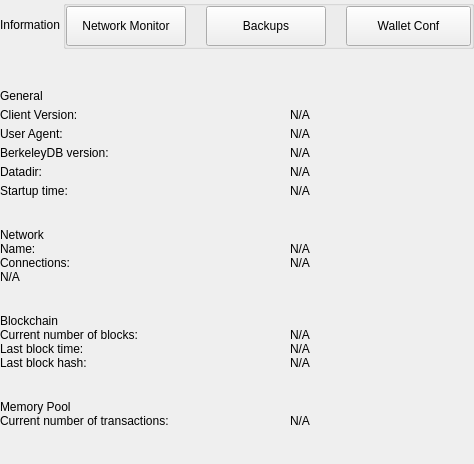
<?xml version="1.0" encoding="UTF-8"?>
<ui version="4.0">
 <class>SettingsInformationWidget</class>
 <widget class="QWidget" name="SettingsInformationWidget">
  <property name="geometry">
   <rect>
    <x>0</x>
    <y>0</y>
    <width>474</width>
    <height>464</height>
   </rect>
  </property>
  <property name="windowTitle">
   <string>Form</string>
  </property>
  <layout class="QVBoxLayout" name="verticalLayout">
   <property name="spacing">
    <number>0</number>
   </property>
   <property name="leftMargin">
    <number>0</number>
   </property>
   <property name="topMargin">
    <number>0</number>
   </property>
   <property name="rightMargin">
    <number>0</number>
   </property>
   <property name="bottomMargin">
    <number>0</number>
   </property>
   <item>
    <widget class="QWidget" name="left" native="true">
     <layout class="QVBoxLayout" name="verticalLayout_3">
      <property name="leftMargin">
       <number>0</number>
      </property>
      <property name="topMargin">
       <number>0</number>
      </property>
      <property name="rightMargin">
       <number>0</number>
      </property>
      <property name="bottomMargin">
       <number>0</number>
      </property>
      <item>
       <layout class="QVBoxLayout" name="verticalLayout_2">
        <property name="spacing">
         <number>0</number>
        </property>
        <item>
         <layout class="QHBoxLayout" name="horizontalLayout_3">
          <property name="spacing">
           <number>0</number>
          </property>
          <item>
           <widget class="QLabel" name="labelTitle">
            <property name="text">
             <string>Information</string>
            </property>
           </widget>
          </item>
          <item>
           <spacer name="horizontalSpacer">
            <property name="orientation">
             <enum>Qt::Horizontal</enum>
            </property>
            <property name="sizeHint" stdset="0">
             <size>
              <width>40</width>
              <height>20</height>
             </size>
            </property>
           </spacer>
          </item>
          <item>
           <widget class="QGroupBox" name="groupBox">
            <property name="title">
             <string/>
            </property>
            <layout class="QHBoxLayout" name="horizontalLayout_4">
             <property name="spacing">
              <number>20</number>
             </property>
             <property name="leftMargin">
              <number>0</number>
             </property>
             <property name="topMargin">
              <number>0</number>
             </property>
             <property name="rightMargin">
              <number>0</number>
             </property>
             <property name="bottomMargin">
              <number>0</number>
             </property>
             <item>
              <widget class="QPushButton" name="pushButtonNetworkMonitor">
               <property name="minimumSize">
                <size>
                 <width>120</width>
                 <height>40</height>
                </size>
               </property>
               <property name="maximumSize">
                <size>
                 <width>16777215</width>
                 <height>40</height>
                </size>
               </property>
               <property name="focusPolicy">
                <enum>Qt::NoFocus</enum>
               </property>
               <property name="text">
                <string>Network Monitor</string>
               </property>
              </widget>
             </item>
             <item>
              <widget class="QPushButton" name="pushButtonBackups">
               <property name="minimumSize">
                <size>
                 <width>120</width>
                 <height>40</height>
                </size>
               </property>
               <property name="maximumSize">
                <size>
                 <width>120</width>
                 <height>40</height>
                </size>
               </property>
               <property name="focusPolicy">
                <enum>Qt::NoFocus</enum>
               </property>
               <property name="text">
                <string>Backups</string>
               </property>
               <property name="checkable">
                <bool>false</bool>
               </property>
               <property name="autoExclusive">
                <bool>false</bool>
               </property>
              </widget>
             </item>
             <item>
              <widget class="QPushButton" name="pushButtonFile">
               <property name="minimumSize">
                <size>
                 <width>125</width>
                 <height>40</height>
                </size>
               </property>
               <property name="maximumSize">
                <size>
                 <width>125</width>
                 <height>40</height>
                </size>
               </property>
               <property name="focusPolicy">
                <enum>Qt::NoFocus</enum>
               </property>
               <property name="text">
                <string>Wallet Conf</string>
               </property>
               <property name="checkable">
                <bool>false</bool>
               </property>
               <property name="checked">
                <bool>false</bool>
               </property>
               <property name="autoExclusive">
                <bool>false</bool>
               </property>
              </widget>
             </item>
            </layout>
           </widget>
          </item>
         </layout>
        </item>
        <item>
         <spacer name="verticalSpacer_2">
          <property name="orientation">
           <enum>Qt::Vertical</enum>
          </property>
          <property name="sizeType">
           <enum>QSizePolicy::Fixed</enum>
          </property>
          <property name="sizeHint" stdset="0">
           <size>
            <width>20</width>
            <height>40</height>
           </size>
          </property>
         </spacer>
        </item>
        <item>
         <widget class="QWidget" name="layoutOptions1" native="true">
          <layout class="QVBoxLayout" name="verticalLayout_9">
           <property name="spacing">
            <number>5</number>
           </property>
           <property name="leftMargin">
            <number>0</number>
           </property>
           <property name="topMargin">
            <number>0</number>
           </property>
           <property name="rightMargin">
            <number>0</number>
           </property>
           <property name="bottomMargin">
            <number>10</number>
           </property>
           <item>
            <widget class="QLabel" name="labelTitleGeneral">
             <property name="text">
              <string>General</string>
             </property>
            </widget>
           </item>
           <item>
            <layout class="QHBoxLayout" name="horizontalLayout" stretch="0,1">
             <property name="spacing">
              <number>0</number>
             </property>
             <item>
              <widget class="QLabel" name="labelTitleClient">
               <property name="minimumSize">
                <size>
                 <width>290</width>
                 <height>0</height>
                </size>
               </property>
               <property name="maximumSize">
                <size>
                 <width>290</width>
                 <height>16777215</height>
                </size>
               </property>
               <property name="text">
                <string>Client Version:</string>
               </property>
              </widget>
             </item>
             <item>
              <widget class="QLabel" name="labelInfoClient">
               <property name="cursor">
                <cursorShape>IBeamCursor</cursorShape>
               </property>
               <property name="textInteractionFlags">
                <set>Qt::LinksAccessibleByMouse|Qt::TextSelectableByKeyboard|Qt::TextSelectableByMouse</set>
               </property>
               <property name="text">
                <string notr="true">N/A</string>
               </property>
              </widget>
             </item>
            </layout>
           </item>
           <item>
            <layout class="QHBoxLayout" name="horizontalAgent" stretch="0,1">
             <property name="spacing">
              <number>0</number>
             </property>
             <item>
              <widget class="QLabel" name="labelTitleAgent">
               <property name="minimumSize">
                <size>
                 <width>290</width>
                 <height>0</height>
                </size>
               </property>
               <property name="maximumSize">
                <size>
                 <width>290</width>
                 <height>16777215</height>
                </size>
               </property>
               <property name="text">
                <string>User Agent:</string>
               </property>
              </widget>
             </item>
             <item>
              <widget class="QLabel" name="labelInfoAgent">
               <property name="cursor">
                <cursorShape>IBeamCursor</cursorShape>
               </property>
               <property name="textInteractionFlags">
                <set>Qt::LinksAccessibleByMouse|Qt::TextSelectableByKeyboard|Qt::TextSelectableByMouse</set>
               </property>
               <property name="text">
                <string notr="true">N/A</string>
               </property>
              </widget>
             </item>
            </layout>
           </item>
           <item>
            <layout class="QHBoxLayout" name="horizontalBerkely" stretch="0,1">
             <property name="spacing">
              <number>0</number>
             </property>
             <item>
              <widget class="QLabel" name="labelTitleBerkeley">
               <property name="minimumSize">
                <size>
                 <width>290</width>
                 <height>0</height>
                </size>
               </property>
               <property name="maximumSize">
                <size>
                 <width>290</width>
                 <height>16777215</height>
                </size>
               </property>
               <property name="text">
                <string>BerkeleyDB version:</string>
               </property>
              </widget>
             </item>
             <item>
              <widget class="QLabel" name="labelInfoBerkeley">
               <property name="cursor">
                <cursorShape>IBeamCursor</cursorShape>
               </property>
               <property name="textInteractionFlags">
                <set>Qt::LinksAccessibleByMouse|Qt::TextSelectableByKeyboard|Qt::TextSelectableByMouse</set>
               </property>
               <property name="text">
                <string notr="true">N/A</string>
               </property>
              </widget>
             </item>
            </layout>
           </item>
           <item>
            <layout class="QHBoxLayout" name="horizontalDataDir" stretch="0,1">
             <property name="spacing">
              <number>0</number>
             </property>
             <item>
              <widget class="QLabel" name="labelTitleDataDir">
               <property name="minimumSize">
                <size>
                 <width>290</width>
                 <height>0</height>
                </size>
               </property>
               <property name="maximumSize">
                <size>
                 <width>290</width>
                 <height>16777215</height>
                </size>
               </property>
               <property name="text">
                <string>Datadir:</string>
               </property>
              </widget>
             </item>
             <item>
              <widget class="QLabel" name="labelInfoDataDir">
               <property name="cursor">
                <cursorShape>IBeamCursor</cursorShape>
               </property>
               <property name="textInteractionFlags">
                <set>Qt::LinksAccessibleByMouse|Qt::TextSelectableByKeyboard|Qt::TextSelectableByMouse</set>
               </property>
               <property name="text">
                <string notr="true">N/A</string>
               </property>
               <property name="wordWrap">
                <bool>true</bool>
               </property>
              </widget>
             </item>
            </layout>
           </item>
           <item>
            <layout class="QHBoxLayout" name="horizontalTime" stretch="0,1">
             <property name="spacing">
              <number>0</number>
             </property>
             <item>
              <widget class="QLabel" name="labelTitleTime">
               <property name="minimumSize">
                <size>
                 <width>290</width>
                 <height>0</height>
                </size>
               </property>
               <property name="maximumSize">
                <size>
                 <width>290</width>
                 <height>16777215</height>
                </size>
               </property>
               <property name="text">
                <string>Startup time:</string>
               </property>
              </widget>
             </item>
             <item>
              <widget class="QLabel" name="labelInfoTime">
               <property name="cursor">
                <cursorShape>IBeamCursor</cursorShape>
               </property>
               <property name="textInteractionFlags">
                <set>Qt::LinksAccessibleByMouse|Qt::TextSelectableByKeyboard|Qt::TextSelectableByMouse</set>
               </property>
               <property name="text">
                <string notr="true">N/A</string>
               </property>
              </widget>
             </item>
            </layout>
           </item>
          </layout>
         </widget>
        </item>
        <item>
         <spacer name="verticalSpacer_3">
          <property name="orientation">
           <enum>Qt::Vertical</enum>
          </property>
          <property name="sizeType">
           <enum>QSizePolicy::Minimum</enum>
          </property>
          <property name="sizeHint" stdset="0">
           <size>
            <width>20</width>
            <height>20</height>
           </size>
          </property>
         </spacer>
        </item>
        <item>
         <widget class="QLabel" name="labelTitleNetwork">
          <property name="text">
           <string>Network</string>
          </property>
         </widget>
        </item>
        <item>
         <layout class="QHBoxLayout" name="horizontalName" stretch="0,1">
          <property name="spacing">
           <number>0</number>
          </property>
          <item>
           <widget class="QLabel" name="labelTitleName">
            <property name="minimumSize">
             <size>
              <width>290</width>
              <height>0</height>
             </size>
            </property>
            <property name="maximumSize">
             <size>
              <width>290</width>
              <height>16777215</height>
             </size>
            </property>
            <property name="text">
             <string>Name:</string>
            </property>
           </widget>
          </item>
          <item>
           <widget class="QLabel" name="labelInfoName">
            <property name="cursor">
             <cursorShape>IBeamCursor</cursorShape>
            </property>
            <property name="textInteractionFlags">
             <set>Qt::LinksAccessibleByMouse|Qt::TextSelectableByKeyboard|Qt::TextSelectableByMouse</set>
            </property>
            <property name="text">
             <string notr="true">N/A</string>
            </property>
           </widget>
          </item>
         </layout>
        </item>
        <item>
         <layout class="QHBoxLayout" name="horizontalConnections" stretch="0,1">
          <property name="spacing">
           <number>0</number>
          </property>
          <item>
           <widget class="QLabel" name="labelTitleConnections">
            <property name="minimumSize">
             <size>
              <width>290</width>
              <height>0</height>
             </size>
            </property>
            <property name="maximumSize">
             <size>
              <width>290</width>
              <height>16777215</height>
             </size>
            </property>
            <property name="text">
             <string>Connections:</string>
            </property>
           </widget>
          </item>
          <item>
           <widget class="QLabel" name="labelInfoConnections">
            <property name="cursor">
             <cursorShape>IBeamCursor</cursorShape>
            </property>
            <property name="textInteractionFlags">
             <set>Qt::LinksAccessibleByMouse|Qt::TextSelectableByKeyboard|Qt::TextSelectableByMouse</set>
            </property>
            <property name="text">
             <string notr="true">N/A</string>
            </property>
           </widget>
          </item>
         </layout>
        </item>
        <item>
         <widget class="QWidget" name="layoutOptions2" native="true">
          <!-- PPPW hide -->
           <property name="visible">
             <bool>false</bool>
           </property>
          <layout class="QHBoxLayout" name="horizontalMasternodes" stretch="0,1">
           <property name="spacing">
             <number>0</number>
           </property>
           <property name="leftMargin">
            <number>0</number>
           </property>
           <property name="topMargin">
            <number>0</number>
           </property>
           <property name="rightMargin">
            <number>0</number>
           </property>
           <property name="bottomMargin">
            <number>10</number>
           </property>
           <item>
            <widget class="QLabel" name="labelInfoMasternodes">
             <property name="cursor">
              <cursorShape>IBeamCursor</cursorShape>
             </property>
             <property name="textInteractionFlags">
              <set>Qt::LinksAccessibleByMouse|Qt::TextSelectableByKeyboard|Qt::TextSelectableByMouse</set>
             </property>
             <property name="text">
              <string notr="true">N/A</string>
             </property>
            </widget>
           </item>
          </layout>
         </widget>
        </item>
        <item>
         <spacer name="verticalSpacer_4">
          <property name="orientation">
           <enum>Qt::Vertical</enum>
          </property>
          <property name="sizeType">
           <enum>QSizePolicy::Minimum</enum>
          </property>
          <property name="sizeHint" stdset="0">
           <size>
            <width>20</width>
            <height>20</height>
           </size>
          </property>
         </spacer>
        </item>
        <item>
         <widget class="QLabel" name="labelTitleBlockchain">
          <property name="text">
           <string>Blockchain</string>
          </property>
         </widget>
        </item>
        <item>
         <layout class="QHBoxLayout" name="horizontalBlockNumber" stretch="0,1">
          <property name="spacing">
           <number>0</number>
          </property>
          <item>
           <widget class="QLabel" name="labelTitleBlockNumber">
            <property name="minimumSize">
             <size>
              <width>290</width>
              <height>0</height>
             </size>
            </property>
            <property name="maximumSize">
             <size>
              <width>290</width>
              <height>16777215</height>
             </size>
            </property>
            <property name="text">
             <string>Current number of blocks:</string>
            </property>
           </widget>
          </item>
          <item>
           <widget class="QLabel" name="labelInfoBlockNumber">
            <property name="cursor">
             <cursorShape>IBeamCursor</cursorShape>
            </property>
            <property name="textInteractionFlags">
             <set>Qt::LinksAccessibleByMouse|Qt::TextSelectableByKeyboard|Qt::TextSelectableByMouse</set>
            </property>
            <property name="text">
             <string notr="true">N/A</string>
            </property>
           </widget>
          </item>
         </layout>
        </item>
        <item>
         <layout class="QHBoxLayout" name="horizontalBlockTime" stretch="0,1">
          <property name="spacing">
           <number>0</number>
          </property>
          <item>
           <widget class="QLabel" name="labelTitleBlockTime">
            <property name="minimumSize">
             <size>
              <width>290</width>
              <height>0</height>
             </size>
            </property>
            <property name="maximumSize">
             <size>
              <width>290</width>
              <height>16777215</height>
             </size>
            </property>
            <property name="text">
             <string>Last block time:</string>
            </property>
           </widget>
          </item>
          <item>
           <widget class="QLabel" name="labelInfoBlockTime">
            <property name="cursor">
             <cursorShape>IBeamCursor</cursorShape>
            </property>
            <property name="textInteractionFlags">
             <set>Qt::LinksAccessibleByMouse|Qt::TextSelectableByKeyboard|Qt::TextSelectableByMouse</set>
            </property>
            <property name="text">
             <string notr="true">N/A</string>
            </property>
           </widget>
          </item>
         </layout>
        </item>
        <item>
         <widget class="QWidget" name="layoutOptions3" native="true">
          <layout class="QHBoxLayout" name="horizontalBlockHash" stretch="0,1">
           <property name="spacing">
            <number>0</number>
           </property>
           <property name="leftMargin">
            <number>0</number>
           </property>
           <property name="topMargin">
            <number>0</number>
           </property>
           <property name="rightMargin">
            <number>0</number>
           </property>
           <property name="bottomMargin">
            <number>10</number>
           </property>
           <item>
            <widget class="QLabel" name="labelTitleBlockHash">
             <property name="minimumSize">
              <size>
               <width>290</width>
               <height>0</height>
              </size>
             </property>
             <property name="maximumSize">
              <size>
               <width>290</width>
               <height>16777215</height>
              </size>
             </property>
             <property name="text">
              <string>Last block hash:</string>
             </property>
            </widget>
           </item>
           <item>
            <widget class="QLabel" name="labelInfoBlockHash">
             <property name="cursor">
              <cursorShape>IBeamCursor</cursorShape>
             </property>
             <property name="textInteractionFlags">
              <set>Qt::LinksAccessibleByMouse|Qt::TextSelectableByKeyboard|Qt::TextSelectableByMouse</set>
             </property>
             <property name="text">
              <string notr="true">N/A</string>
             </property>
            </widget>
           </item>
          </layout>
         </widget>
        </item>
        <item>
         <spacer name="verticalSpacer_5">
          <property name="orientation">
           <enum>Qt::Vertical</enum>
          </property>
          <property name="sizeType">
           <enum>QSizePolicy::Fixed</enum>
          </property>
          <property name="sizeHint" stdset="0">
           <size>
            <width>20</width>
            <height>20</height>
           </size>
          </property>
         </spacer>
        </item>
        <item>
         <widget class="QLabel" name="labelTitleMemory">
          <property name="text">
           <string>Memory Pool</string>
          </property>
         </widget>
        </item>
        <item>
         <layout class="QHBoxLayout" name="horizontalNumberTransactions" stretch="0,1">
          <property name="spacing">
           <number>0</number>
          </property>
          <item>
           <widget class="QLabel" name="labelTitleNumberTransactions">
            <property name="minimumSize">
             <size>
              <width>290</width>
              <height>0</height>
             </size>
            </property>
            <property name="maximumSize">
             <size>
              <width>290</width>
              <height>16777215</height>
             </size>
            </property>
            <property name="text">
             <string>Current number of transactions:</string>
            </property>
           </widget>
          </item>
          <item>
           <widget class="QLabel" name="labelInfoNumberTransactions">
            <property name="text">
             <string notr="true">N/A</string>
            </property>
           </widget>
          </item>
         </layout>
        </item>
        <item>
         <spacer name="verticalSpacer">
          <property name="orientation">
           <enum>Qt::Vertical</enum>
          </property>
          <property name="sizeHint" stdset="0">
           <size>
            <width>20</width>
            <height>40</height>
           </size>
          </property>
         </spacer>
        </item>
       </layout>
      </item>
     </layout>
    </widget>
   </item>
  </layout>
 </widget>
 <resources/>
 <connections/>
</ui>
